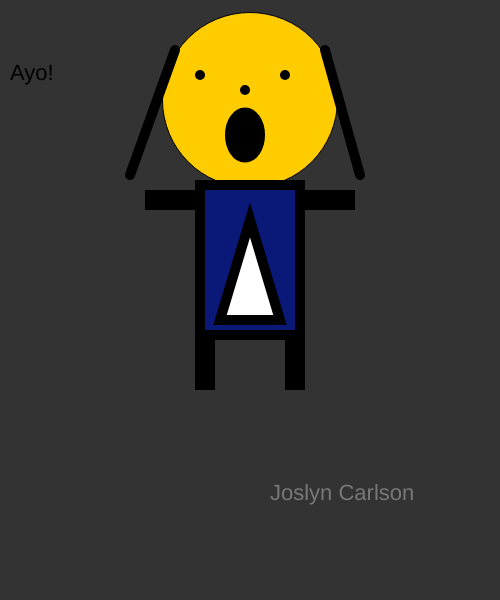
Frame 1 (no input)
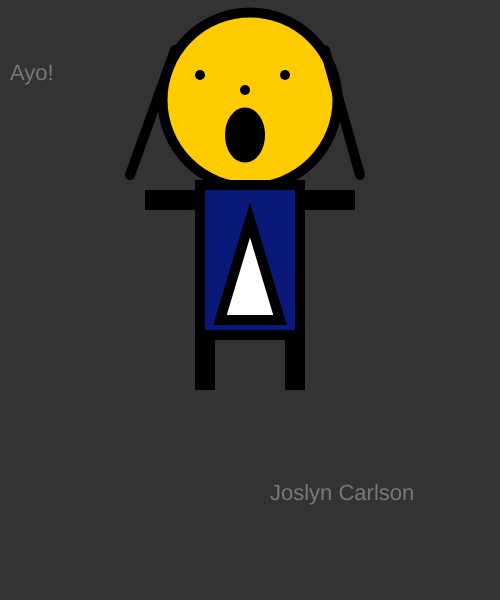
Frame 60 (no input)
Frame 120 (the mouse pressed at the canvas centre since frame 60): identical to frame 60, image omitted

The p5.js sketch that drew these frames (run headless with seeded random() and noise() and a simulated clock; from frame 60 on, the mouse is pressed at the canvas centre):

// p5.js sketch
// ── sketch.js
function setup()
{
    createCanvas(500, 600);
}

function draw()
{
    background(51);
    textSize(22)
    text("Ayo!", 10,80);

    // head
    fill(255, 204, 0);
    circle(250,100,175);

    // eyes
    strokeWeight(10);
    fill(0);
    point(200,75);
    point(285,75);

    // nose
    point(245,90);

    // mouth
    ellipse(245, 135, 30, 45)

    // hair
    line(130,175,175,50);
    line(325,50,360,175);
    // body
    fill(10, 24, 120);
    rect(200,185,100,150);

    // decoration
    fill(255);
    triangle(220,320,250,220,280,320)
    // right arm
    fill(10, 24, 120);
    rect(300,195,50,10);
    // left arm
    rect(150,195,50,10);
    // left leg
    rect(200,335,10,50);
    // right leg
    rect(290,335,10,50);

    fill(120);
    textSize(22);
    text("Joslyn Carlson",270,500 );


}
